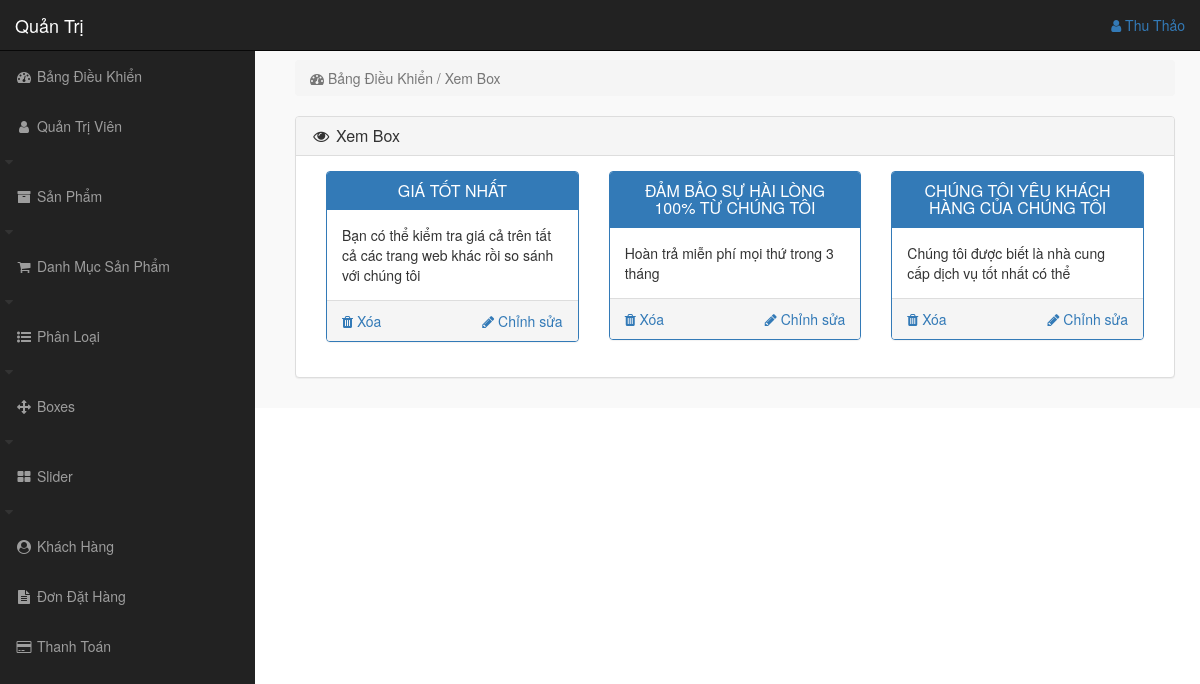
/admin_area/index.php?view_box (signed in), run on the app's committed database.
### tables this page shows
CREATE TABLE `boxes_section` (
  `box_id` int(100) NOT NULL,
  `box_title` varchar(255) NOT NULL,
  `box_desc` varchar(255) NOT NULL
);

### admin_area/view_box.php (the view)
<?php
include("includes/db.php");
if(!isset($_SESSION['admin_email'])){
    echo "<script>window.open('login.php','_self')</script>";
}else{
?>
<div style="padding-left: 270px;">
    <div class="row">
        <div class="col-lg-12">
            <ol class="breadcrumb">
                <li class="active">
                    <i class="fa fa-dashboard"></i> Bảng Điều Khiển / Xem Box
                </li>
            </ol>
        </div>
    </div>
    <div class="row">
        <div class="col-lg-12">
            <div class="panel panel-default">
                <div class="panel-heading">
                    <h3 class="panel-title">
                        <i class="fa fa-eye fa-fw"></i> Xem Box
                    </h3>
                </div>
                <div class="panel-body">
                    <?php
                    $get_boxes = "select * from boxes_section";
                    $run = mysqli_query($con,$get_boxes);
                    while($row=mysqli_fetch_array($run)){
                        $box_id=$row['box_id'];
                        $box_title=$row['box_title'];
                        $box_desc=$row['box_desc'];
                    ?>
                    <div class="col-lg-4 col-md-4">
                        <div class="panel panel-primary">
                            <div class="panel-heading">
                                <h3 class="panel-title" align="center">
                                    <?php echo $box_title; ?>
                                </h3>
                            </div>
                            <div class="panel-body">
                                <?php echo $box_desc ?>
                            </div>
                            <div class="panel-footer">
                                <center>
                                   <a href="index.php?delete_box=<?php echo $box_id ?>" class="pull-left">
                                        <i class="fa fa-trash"></i> Xóa
                                   </a>
                                   <a href="index.php?edit_box=<?php echo $box_id ?>" class="pull-right">
                                        <i class="fa fa-pencil"></i> Chỉnh sửa
                                   </a>
                                   <div class="clearfix">
                                   </div>
                                </center>
                            </div>
                        </div>
                    </div>
                    <?php } ?>
                </div>
            </div>
        </div>
    </div>
</div>
<?php } ?>

### admin_area/includes/sidebar.php (shortened to what this page needs)
<?php
if(!isset($_SESSION['admin_email'])){
    echo "<script>window.open('login.php','_self')</script>";
}else{
?>
<nav class="navbar navbar-inverse navbar-fixed-top">
    <div class="navbar-header">
        <a href="index.php?dashboard" class="navbar-brand">Quản Trị</a>
    </div>
    <ul class="nav navbar-right top-nav">
        <li class="dropdown">
            <a href="#" class="dropdown-toggle" data-toggle="dropdown">
               <i class="fa fa-user"></i> <?php echo $admin_name ?>
            </a>
        </li>
    </ul>
    <div class="collapse navbar-collapse navbar-ex1-collapse">
        <ul class="nav navbar-nav sidebar-nav">
            <li>
                <a href="index.php?dashboard">
                    <i class="fa fa-fw fa-dashboard"></i> Bảng Điều Khiển
                </a>
            </li>
            <li>
                <a href="#" data-toggle="collapse" data-target="#users">
                    <i class="fa fa-fw fa-user"></i> Quản Trị Viên
                </a>
                <i class="fa fa-fw fa-caret-down"></i>
            </li>
            <li>
                <a href="#" data-toggle="collapse" data-target="#products">
                    <i class="fa fa-fw fa-archive"></i> Sản Phẩm
                </a>
                <i class="fa fa-fw fa-caret-down"></i>
            </li>
            <li>
                <a href="#" data-toggle="collapse" data-target="#product_cat">
                    <i class="fa fa-fw fa-shopping-cart"></i> Danh Mục Sản Phẩm
                </a>
                <i class="fa fa-fw fa-caret-down"></i>
            </li>
            <li>
                <a href="#" data-toggle="collapse" data-target="#category">
                    <i class="fa fa-fw fa-list-ul"></i> Phân Loại
                </a>
                <i class="fa fa-fw fa-caret-down"></i>
            </li>
            <li>
                <a href="#" data-toggle="collapse" data-target="#boxes">
                    <i class="fa fa-fw fa-arrows"></i> Boxes
                </a>
                <i class="fa fa-fw fa-caret-down"></i>
            </li>
            <li>
                <a href="#" data-toggle="collapse" data-target="#slider">
                    <i class="fa fa-fw fa-th-large"></i> Slider
                </a>
                <i class="fa fa-fw fa-caret-down"></i>
            </li>
            <li>
                <a href="index.php?view_customer">
                    <i class="fa fa-fw fa-user-circle"></i> Khách Hàng
                </a>
            </li>
            <li>
                <a href="index.php?view_order">
                    <i class="fa fa-fw fa-file-text"></i> Đơn Đặt Hàng
                </a>
            </li>
            <li>
                <a href="index.php?view_payments">
                    <i class="fa fa-fw fa-credit-card"></i> Thanh Toán
                </a>
            </li>
        </ul>
    </div>
</nav>
<?php } ?>

### admin_area/css/style.css (style rules this page uses)
body { margin-top: 100px; }
@media (min-width: 768px) { body { margin-top: 50px; } }
.top-nav { padding: 0 15px; }
.top-nav > li { display: inline-block; float: left; }
.top-nav > li > a { padding-top: 15px; padding-bottom: 15px; line-height: 20px; }
@media (min-width: 768px) { .sidebar-nav { position: fixed; top: 51px; width: 255px; border-radius: 0; overflow-y: auto; background-color: #222; bottom: 0; overflow-x: hidden; padding-bottom: 40px; } }
@media (min-width: 768px) { .sidebar-nav > li > a { width: 255px; } }

### data on the page
boxes_section: box_title "GIÁ TỐT NHẤT", box_desc "Bạn có thể kiểm tra giá cả trên tất cả các trang web khác rồi so sánh với chúng tôi"
boxes_section: box_title "ĐẢM BẢO SỰ HÀI LÒNG 100% TỪ CHÚNG TÔI", box_desc "Hoàn trả miễn phí mọi thứ trong 3 tháng"
boxes_section: box_title "CHÚNG TÔI YÊU KHÁCH HÀNG CỦA CHÚNG TÔI", box_desc "Chúng tôi được biết là nhà cung cấp dịch vụ tốt nhất có thể"

### other printed values
$admin_name "Thu Thảo"
